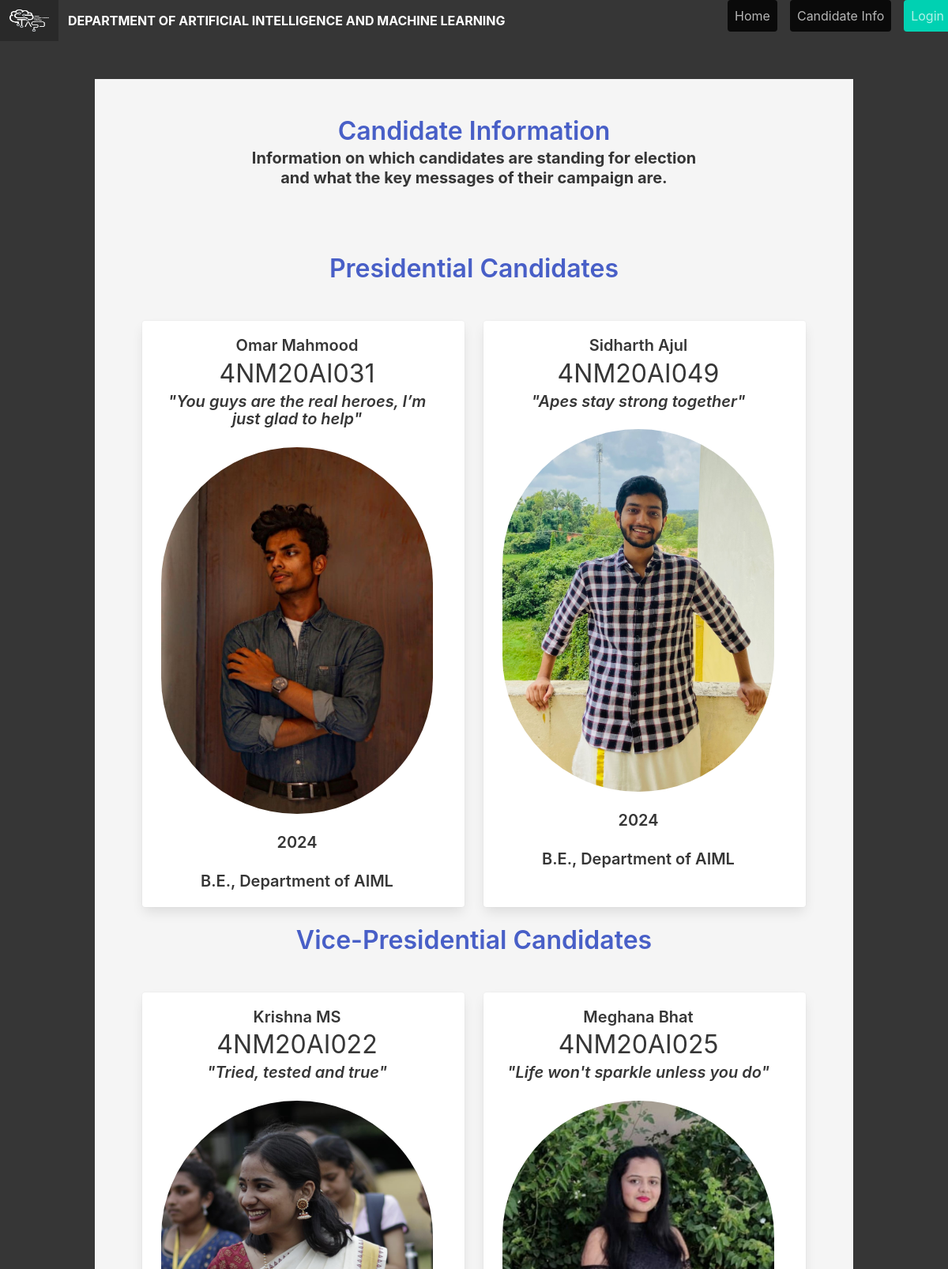
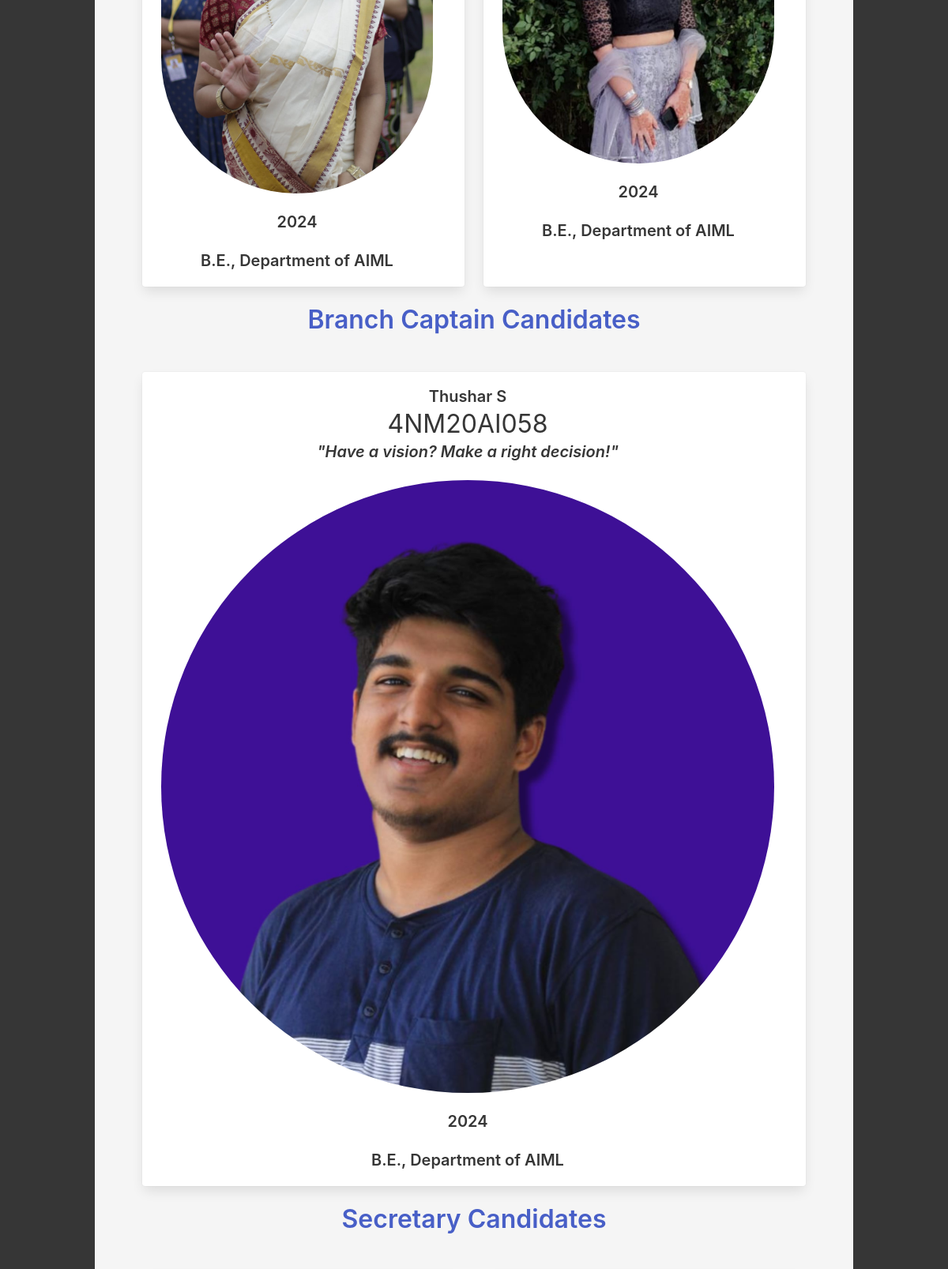
The page /candidate (upper part) on the database its author committed (2 pictures, top to bottom).
### app/models.py (models this page shows, shortened)
class CandidateModel(db.Model):
    __tablename__ = 'candidates'
    id = db.Column(db.Integer, primary_key=True, autoincrement=True)
    roll_num = db.Column(db.String(10), nullable=False, unique=True)
    first_name = db.Column(db.String(80), nullable=False)
    last_name = db.Column(db.String(80))
    batch = db.Column(db.String(120), nullable=False)
    course = db.Column(db.String(120), nullable=False)
    department = db.Column(db.String(120), nullable=False)
    post = db.Column(db.String(80), nullable=False)
    pic_path = db.Column(db.String(120), default='images/default.png')
    agenda =  db.Column(db.String(300), default="No agenda")

### app/views.py (the view)
@app.route("/candidate")
def candidate():
    prez = CandidateModel.query.filter_by(post="President").all()
    vice = CandidateModel.query.filter_by(post="Vice-President").all()
    bc = CandidateModel.query.filter_by(post="Branch-Captain").all()
    secretary = CandidateModel.query.filter_by(post="Secretary").all()
    treasurer = CandidateModel.query.filter_by(post="Treasurer").all()
    c_sec = CandidateModel.query.filter_by(post="Cultural-Secretary").all()
    s_sec = CandidateModel.query.filter_by(post="Sports-Secretary").all()
    t_sec = CandidateModel.query.filter_by(post="Techincal-Secretary").all()
    creative = CandidateModel.query.filter_by(post="Creative-Head").all()
    s_cord = CandidateModel.query.filter_by(post="SocialMedia-Coordinator").all()
    p_cord = CandidateModel.query.filter_by(post="Photography-Coordinator").all()
    graph = CandidateModel.query.filter_by(post="Graphic-Designer").all()
    website = CandidateModel.query.filter_by(post="Website-Manager").all()
    return render_template("candidate.html",prez=prez,vice=vice,bc=bc,secretary=secretary,treasurer=treasurer,c_sec=c_sec,t_sec=t_sec,s_sec=s_sec,creative=creative,s_cord=s_cord,p_cord=p_cord,graph=graph,website=website)

### app/templates/candidate.html (shortened to what this page needs)
{% extends "base.html" %}
{% block content %}
<section class="hero has-background-white-ter is-fullheight-with-navbar">
    <div class="hero-body">
      <div class="container">
        <div class="columns">
            <div class="column is-12 ">
              <h1 class="title has-text-link">
                Candidate Information
            </h1>
            <h2 class="subtitle is-5 has-text-dark has-text-centered has-text-weight-bold">
                Information on which candidates are standing for election <br>
                and what the key messages of their campaign are.
            </h2>
            <br>
            <br>
            <div class="column id-9">
              <h1 class="title has-text-link">Presidential Candidates</h1>
              <br>
              <div class="tile is-ancestor ">
              {% for prez in prez %}
                {% if not prez.last_name == 'Vote'%}
                    <div class="tile is-parent">
                      <article class="tile is-child box notification is-white">
                        <h1 class="title is-5 has-text-dark">{{ prez.first_name }} {{ prez.last_name }}</h1>
                        <p class="subtitle is-3 has-text-dark">{{prez.roll_num}}</p>
                        <p class="title is-5 has-text-dark is-italic">"{{prez.agenda}}"</p>
                        <figure class="image">
                            <img class="is-rounded" src="{{ prez.pic_path}}">
                        </figure>
                        <br>
                        <p class="subtitle has-text-dark has-text-weight-semibold">{{prez.batch}}</p>
                        <p class="subtitle has-text-dark has-text-weight-semibold">{{prez.course}}, {{prez.department}}</p>
                      </article>
                    </div>
                {% endif %}
              {% endfor %}
              </div>
              <h1 class="title has-text-link">Vice-Presidential Candidates</h1>
              <br>
              <div class="tile is-ancestor ">
                {% for vice in vice %}
                  {% if not vice.last_name == 'Vote'%}
                      <div class="tile is-parent">
                        <article class="tile is-child box notification is-white">
                          <h1 class="title is-5 has-text-dark">{{ vice.first_name }} {{ vice.last_name }}</h1>
                          <p class="subtitle is-3 has-text-dark">{{vice.roll_num}}</p>
                          <p class="title is-5 has-text-dark is-italic"> "{{vice.agenda}}"</p>
                          <figure class="image">
                              <img class="is-rounded" src="{{ vice.pic_path}}">
                          </figure>
                          <br>
                          <p class="subtitle has-text-dark has-text-weight-semibold">{{vice.batch}}</p>
                          <p class="subtitle has-text-dark has-text-weight-semibold">{{vice.course}}, {{vice.department}}</p>
                        </article>
                      </div>
                  {% endif %}
                {% endfor %}
            </div>
            <h1 class="title has-text-link">Branch Captain Candidates</h1>
              <br>
              <div class="tile is-ancestor ">
                {% for bc in bc %}
                  {% if not bc.last_name == 'Vote'%}
                      <div class="tile is-parent">
                        <article class="tile is-child box notification is-white">
                          <h1 class="title is-5 has-text-dark">{{ bc.first_name }} {{ bc.last_name }}</h1>
                          <p class="subtitle is-3 has-text-dark">{{bc.roll_num}}</p>
                          <p class="title is-5 has-text-dark is-italic"> "{{bc.agenda}}"</p>
                          <figure class="image">
                              <img class="is-rounded" src="{{ bc.pic_path}}">
                          </figure>
                          <br>
                          <p class="subtitle has-text-dark has-text-weight-semibold">{{bc.batch}}</p>
                          <p class="subtitle has-text-dark has-text-weight-semibold">{{bc.course}}, {{bc.department}}</p>
                        </article>
                      </div>
                  {% endif %}
                {% endfor %}
            </div>
            <h1 class="title has-text-link">Secretary Candidates</h1>
              <br>
              <div class="tile is-ancestor ">
                {% for secretary in secretary %}
                  {% if not secretary.last_name == 'Vote'%}
                      <div class="tile is-parent">
                      </div>
                  {% endif %}
                {% endfor %}
            </div>
              <br>
              <br>
              <br>
              <br>
              <br>
              <br>
              <br>
              <br>
              <br>
          </div>
          </div>
<br>
<br>
{% endblock %}

### app/templates/base.html (shortened to what this page needs)
<!DOCTYPE html>
<html>
<head>
    {% block styles %}
    <link rel="stylesheet" href="https://cdnjs.cloudflare.com/ajax/libs/bulma/0.7.2/css/bulma.min.css" />
    {% endblock %}
</head>
<body>
    <section class="hero is-dark is-fullheight">
        <div class="block">
        <div class="hero-head">
            <nav class="navbar is-fullwidth" href="/_">
                <div class="navbar-brand">
                    <a class="navbar-item">
                        <img src="static/images/tasc.png" width="50" height="60">
                      </a>
                    <a class="navbar-item has-text-weight-bold is-rounded">
                     DEPARTMENT OF ARTIFICIAL INTELLIGENCE AND MACHINE LEARNING
                    </a>
                </div>
                <div class="container">
                    <div id="navbarMenuHeroA" class="navbar-menu">
                        <div class="navbar-end">
                            <p class="px-2">
                                <a href="{{ url_for('index') }}" class="navbar-item px-2 button is-black" >
                                    Home
                                </a>
                              </p>
                            <p class="px-2">
                                <a href="{{ url_for('candidate') }}" class="navbar-item px-2 button is-black">
                                    Candidate Info
                                </a>
                              </p>
                            {% if not current_user.is_authenticated %}
                            <p class="px-2">
                                <a href="{{ url_for('auth.login') }}" class="navbar-item button px-2 is-primary">
                                    Login
                                </a>
                              </p>
                            {% endif %}
                        </div>
                    </div>
                </div>
            </nav>
        </div>
        <div class="hero-body">
            <div class="container has-text-centered">
               {% block content %}
               {% endblock %}
            </div>
        </div>
    </div>
    </section>
</body>
</html>

### rows shown on the page
CandidateModel: first_name "Omar", last_name "Mahmood", roll_num "4NM20AI031", agenda "You guys are the real heroes, I’m just glad to help", pic_path (picture), batch "2024", course "B.E.", department "Department of AIML"
CandidateModel: first_name "Sidharth", last_name "Ajul", roll_num "4NM20AI049", agenda "Apes stay strong together", pic_path (picture), batch "2024", course "B.E.", department "Department of AIML"
CandidateModel: first_name "Krishna", last_name "MS", roll_num "4NM20AI022", agenda "Tried, tested and true", pic_path (picture), batch "2024", course "B.E.", department "Department of AIML"
CandidateModel: first_name "Meghana", last_name "Bhat", roll_num "4NM20AI025", agenda "Life won't sparkle unless you do", pic_path (picture), batch "2024", course "B.E.", department "Department of AIML"
CandidateModel: first_name "Thushar", last_name "S", roll_num "4NM20AI058", agenda "Have a vision? Make a right decision!", pic_path (picture), batch "2024", course "B.E.", department "Department of AIML"
